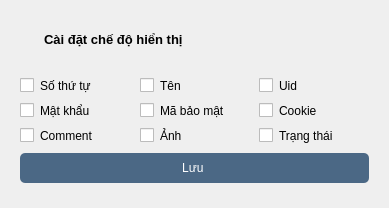
<?xml version="1.0" encoding="UTF-8"?>
<ui version="4.0">
 <class>Dialog</class>
 <widget class="QDialog" name="Dialog">
  <property name="geometry">
   <rect>
    <x>0</x>
    <y>0</y>
    <width>389</width>
    <height>208</height>
   </rect>
  </property>
  <property name="windowTitle">
   <string>Cài đặt hiển thị</string>
  </property>
  <layout class="QHBoxLayout" name="horizontalLayout">
   <property name="spacing">
    <number>0</number>
   </property>
   <property name="leftMargin">
    <number>10</number>
   </property>
   <property name="topMargin">
    <number>10</number>
   </property>
   <property name="rightMargin">
    <number>10</number>
   </property>
   <property name="bottomMargin">
    <number>10</number>
   </property>
   <item>
    <widget class="QFrame" name="frame_view">
     <property name="styleSheet">
      <string notr="true">border-radius:5px;</string>
     </property>
     <property name="frameShape">
      <enum>QFrame::NoFrame</enum>
     </property>
     <property name="frameShadow">
      <enum>QFrame::Plain</enum>
     </property>
     <layout class="QVBoxLayout" name="verticalLayout">
      <property name="spacing">
       <number>10</number>
      </property>
      <property name="leftMargin">
       <number>0</number>
      </property>
      <property name="topMargin">
       <number>0</number>
      </property>
      <property name="rightMargin">
       <number>0</number>
      </property>
      <property name="bottomMargin">
       <number>0</number>
      </property>
      <item>
       <widget class="QFrame" name="frame_title">
        <property name="minimumSize">
         <size>
          <width>0</width>
          <height>30</height>
         </size>
        </property>
        <property name="maximumSize">
         <size>
          <width>16777215</width>
          <height>30</height>
         </size>
        </property>
        <property name="frameShape">
         <enum>QFrame::NoFrame</enum>
        </property>
        <property name="frameShadow">
         <enum>QFrame::Plain</enum>
        </property>
        <layout class="QHBoxLayout" name="horizontalLayout_5">
         <property name="spacing">
          <number>5</number>
         </property>
         <property name="leftMargin">
          <number>5</number>
         </property>
         <property name="topMargin">
          <number>0</number>
         </property>
         <property name="rightMargin">
          <number>0</number>
         </property>
         <property name="bottomMargin">
          <number>0</number>
         </property>
         <item>
          <widget class="QPushButton" name="pushButton_2">
           <property name="maximumSize">
            <size>
             <width>24</width>
             <height>24</height>
            </size>
           </property>
           <property name="text">
            <string/>
           </property>
           <property name="icon">
            <iconset resource="files.qrc">
             <normaloff>:/ico/icon/coffee.ico</normaloff>:/ico/icon/coffee.ico</iconset>
           </property>
           <property name="iconSize">
            <size>
             <width>24</width>
             <height>24</height>
            </size>
           </property>
          </widget>
         </item>
         <item>
          <widget class="QLabel" name="label">
           <property name="font">
            <font>
             <pointsize>10</pointsize>
             <weight>75</weight>
             <bold>true</bold>
            </font>
           </property>
           <property name="text">
            <string>Cài đặt chế độ hiển thị</string>
           </property>
          </widget>
         </item>
         <item>
          <widget class="QPushButton" name="close_account">
           <property name="minimumSize">
            <size>
             <width>30</width>
             <height>30</height>
            </size>
           </property>
           <property name="maximumSize">
            <size>
             <width>30</width>
             <height>30</height>
            </size>
           </property>
           <property name="text">
            <string/>
           </property>
          </widget>
         </item>
        </layout>
       </widget>
      </item>
      <item>
       <layout class="QGridLayout" name="gridLayout">
        <property name="leftMargin">
         <number>10</number>
        </property>
        <property name="rightMargin">
         <number>10</number>
        </property>
        <property name="bottomMargin">
         <number>0</number>
        </property>
        <property name="spacing">
         <number>10</number>
        </property>
        <item row="1" column="1">
         <widget class="QCheckBox" name="_2fa">
          <property name="text">
           <string>Mã bảo mật</string>
          </property>
          <property name="checked">
           <bool>false</bool>
          </property>
         </widget>
        </item>
        <item row="0" column="2">
         <widget class="QCheckBox" name="uid">
          <property name="text">
           <string>Uid</string>
          </property>
          <property name="checked">
           <bool>false</bool>
          </property>
         </widget>
        </item>
        <item row="2" column="0">
         <widget class="QCheckBox" name="comment">
          <property name="text">
           <string>Comment</string>
          </property>
          <property name="checked">
           <bool>false</bool>
          </property>
         </widget>
        </item>
        <item row="1" column="0">
         <widget class="QCheckBox" name="passw">
          <property name="text">
           <string>Mật khẩu</string>
          </property>
          <property name="checked">
           <bool>false</bool>
          </property>
          <property name="autoRepeatDelay">
           <number>100</number>
          </property>
         </widget>
        </item>
        <item row="0" column="1">
         <widget class="QCheckBox" name="name">
          <property name="text">
           <string>Tên</string>
          </property>
          <property name="checked">
           <bool>false</bool>
          </property>
         </widget>
        </item>
        <item row="2" column="1">
         <widget class="QCheckBox" name="img">
          <property name="text">
           <string>Ảnh</string>
          </property>
          <property name="checked">
           <bool>false</bool>
          </property>
         </widget>
        </item>
        <item row="1" column="2">
         <widget class="QCheckBox" name="cookie">
          <property name="text">
           <string>Cookie</string>
          </property>
          <property name="checked">
           <bool>false</bool>
          </property>
         </widget>
        </item>
        <item row="0" column="0">
         <widget class="QCheckBox" name="stt">
          <property name="text">
           <string>Số thứ tự</string>
          </property>
          <property name="checked">
           <bool>false</bool>
          </property>
         </widget>
        </item>
        <item row="3" column="0" colspan="3">
         <widget class="QPushButton" name="pushButton">
          <property name="minimumSize">
           <size>
            <width>0</width>
            <height>30</height>
           </size>
          </property>
          <property name="maximumSize">
           <size>
            <width>16777215</width>
            <height>16777215</height>
           </size>
          </property>
          <property name="styleSheet">
           <string notr="true">QPushButton {
	
	border-radius: 5px;	
	color : rgb(255,255,255);
	
	background-color: rgb(75, 104, 133);
}
QPushButton:hover {
	background-color: rgb(57, 65, 80);
	border: 2px solid rgb(61, 70, 86);
}
QPushButton:pressed {	
	background-color: rgb(35, 40, 49);
	border: 2px solid rgb(43, 50, 61);
	padding-right:3px;
}</string>
          </property>
          <property name="text">
           <string>Lưu </string>
          </property>
         </widget>
        </item>
        <item row="2" column="2">
         <widget class="QCheckBox" name="status">
          <property name="text">
           <string>Trạng thái</string>
          </property>
          <property name="checked">
           <bool>false</bool>
          </property>
         </widget>
        </item>
       </layout>
      </item>
     </layout>
    </widget>
   </item>
  </layout>
 </widget>
 <resources>
  <include location="files.qrc"/>
 </resources>
 <connections/>
</ui>
